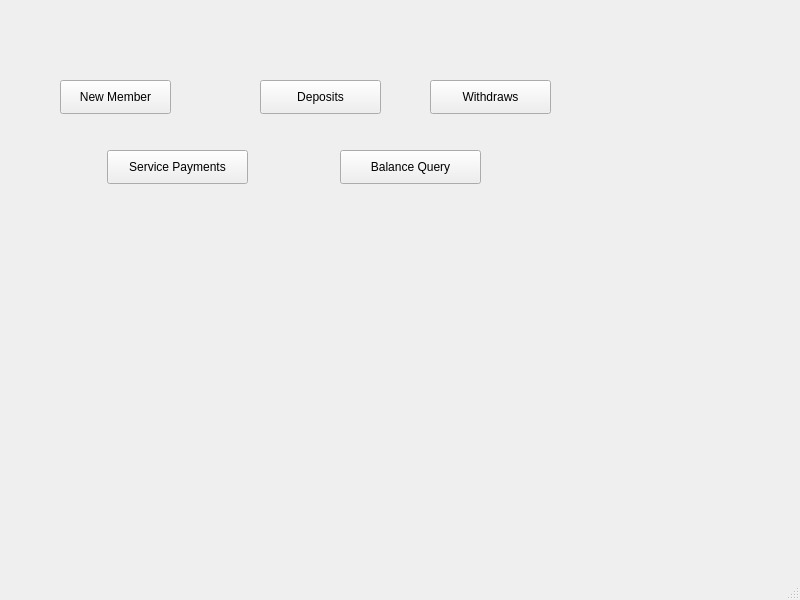
<?xml version="1.0" encoding="UTF-8"?>
<ui version="4.0">
 <class>MainWindow</class>
 <widget class="QMainWindow" name="MainWindow">
  <property name="geometry">
   <rect>
    <x>0</x>
    <y>0</y>
    <width>800</width>
    <height>600</height>
   </rect>
  </property>
  <property name="windowTitle">
   <string>MainWindow</string>
  </property>
  <widget class="QWidget" name="centralwidget">
   <widget class="QPushButton" name="pushButton">
    <property name="geometry">
     <rect>
      <x>60</x>
      <y>80</y>
      <width>111</width>
      <height>34</height>
     </rect>
    </property>
    <property name="text">
     <string>New Member</string>
    </property>
   </widget>
   <widget class="QPushButton" name="pushButton_2">
    <property name="geometry">
     <rect>
      <x>260</x>
      <y>80</y>
      <width>121</width>
      <height>34</height>
     </rect>
    </property>
    <property name="text">
     <string>Deposits</string>
    </property>
   </widget>
   <widget class="QPushButton" name="pushButton_3">
    <property name="geometry">
     <rect>
      <x>430</x>
      <y>80</y>
      <width>121</width>
      <height>34</height>
     </rect>
    </property>
    <property name="text">
     <string>Withdraws</string>
    </property>
   </widget>
   <widget class="QPushButton" name="pushButton_4">
    <property name="geometry">
     <rect>
      <x>107</x>
      <y>150</y>
      <width>141</width>
      <height>34</height>
     </rect>
    </property>
    <property name="text">
     <string>Service Payments</string>
    </property>
   </widget>
   <widget class="QPushButton" name="pushButton_5">
    <property name="geometry">
     <rect>
      <x>340</x>
      <y>150</y>
      <width>141</width>
      <height>34</height>
     </rect>
    </property>
    <property name="text">
     <string>Balance Query</string>
    </property>
   </widget>
  </widget>
  <widget class="QMenuBar" name="menubar">
   <property name="geometry">
    <rect>
     <x>0</x>
     <y>0</y>
     <width>800</width>
     <height>30</height>
    </rect>
   </property>
  </widget>
  <widget class="QStatusBar" name="statusbar"/>
 </widget>
 <resources/>
 <connections/>
</ui>
